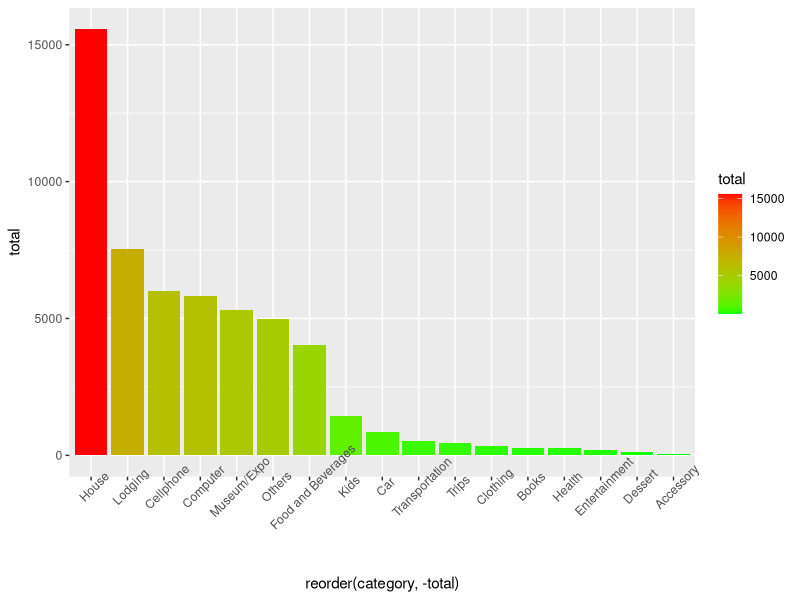
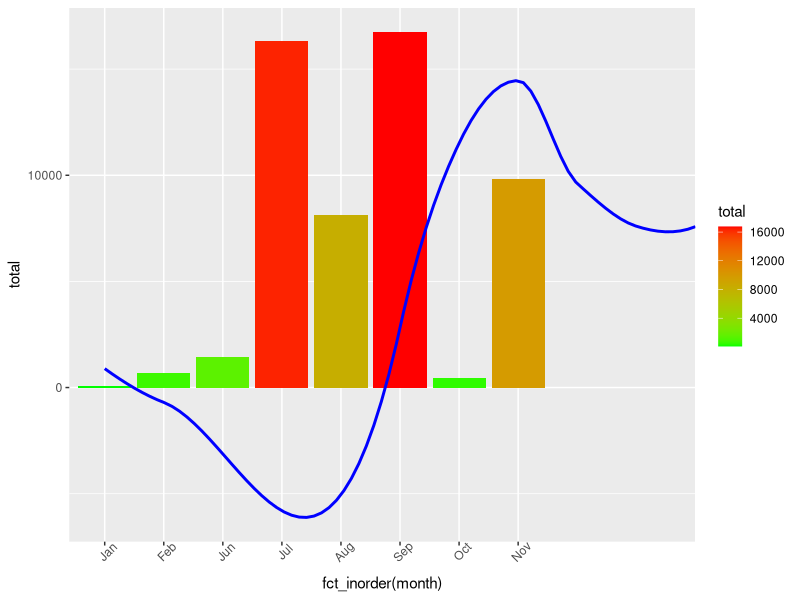
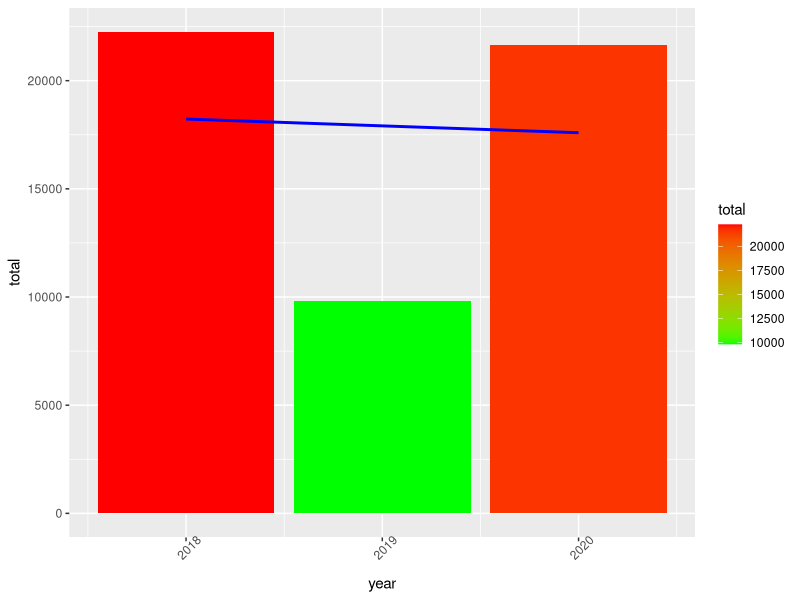

Source code (R) for these figures, in order:
library(lubridate)
library(tidyverse)
library(dplyr)

# Setting workspace
setwd("~/R/expenses_analysis")

# Loading the dataset for expenses
expenses_dataset = read.csv(file = 'expenses_dataset.csv')
expenses_dataset <- separate(expenses_dataset, date_of_purchase, into=c('day','month','year'),sep='/')
months_name <- c('Jan', 'Feb', 'Mar', 'Apr', 'May', 'Jun', 'Jul', 'Aug', 'Sep', 'Oct', 'Nov', 'Dec')
expenses_dataset$day <- as.integer(expenses_dataset$day)
expenses_dataset$month <- as.integer(expenses_dataset$month)
expenses_dataset$year <- as.integer(expenses_dataset$year)
expenses_dataset$price <- as.numeric(expenses_dataset$price)
#expenses_dataset$month <- month.abb[expenses_dataset$month]

#########################################
# Creating the filtered expenses and their respective variables
#########################################

# Creating the category_expense data frame
# Grouping by category and getting the total for each category
# sorting in descending order per total
category_expense <- expenses_dataset %>%
  group_by(category) %>%
  summarise(total = sum(price)) %>%
  arrange(desc(total))

# Creating the month_expense data frame
# Grouping by year and getting the total for each category
month_expense <- expenses_dataset %>%
  group_by(month) %>%
  summarise(total = sum(price))
# Converting months to name for easiness reading
month_expense$month <- months_name[as.integer(month_expense$month)]
# Creating vector of months in numeric value to get the trend line
numeric_months <- match(month_expense$month,month.abb)

# Creating the year_expense data frame
# Grouping by year and getting the total for each category
year_expense <- expenses_dataset %>%
  group_by(year) %>%
  summarise(total = sum(price))


#########################################
# Plotting the expense data
#########################################

# Plotting the category_expense data set
# Using columns (bars) 
# Ordering in descending total order using reorder()
# Filling each bar from green to red
ggplot(category_expense) + geom_col(mapping = aes(x=reorder(category, -total), y=total, fill=total)) + scale_fill_gradient(low="green", high="red", space='Lab') + theme(axis.text.x = element_text(angle = 45)) 

# Plotting the month_expense data set
# Using columns (bars)
# Filling each bar from green to red
ggplot(month_expense) + geom_col(mapping = aes(x=fct_inorder(month), y=total, fill=total)) + 
  scale_fill_gradient(low="green", high="red", space='Lab') + 
  geom_smooth(aes(x=numeric_months, y=total), method=loess, color="blue", formula=y ~ x, se=FALSE) + 
  theme(axis.text.x = element_text(angle = 45))

# Plotting the year_expense data set
# Using columns (bars)
# Filling each bar from green to red
ggplot(year_expense) + geom_col(mapping = aes(x=year, y=total, fill=total)) + 
  scale_fill_gradient(low="green", high="red", space='Lab') + 
  geom_smooth(aes(x=year, y=total), method=glm, color="blue", formula=y ~ x, se=FALSE) + 
  theme(axis.text.x = element_text(angle = 45)) 
